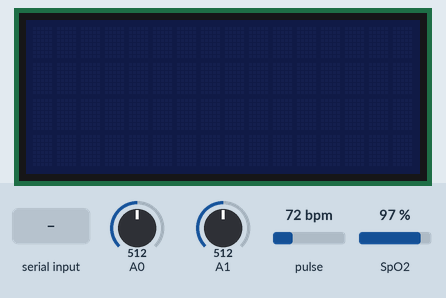
Simulated run of this sketch. Board: Arduino Uno, built with avr-gcc and run on an emulated ATmega328P. Shown: 16×4 character LCD. The test bench sets the inputs (shaded band); at power-on: SpO2 97 %, A0 = 512, A1 = 512, pulse 72 bpm. What the sketch prints to the serial monitor is not drawn.

Above: at 0.8 s.
0.9 s: "1\n" received over Serial
At 2.0 s:
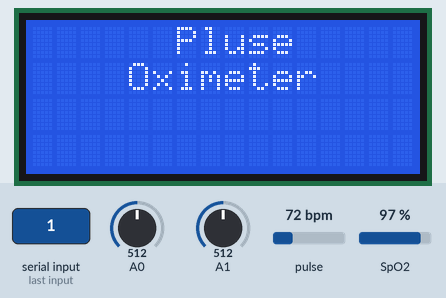
3.9 s: SpO2 set to 94 %
At 5.3 s:
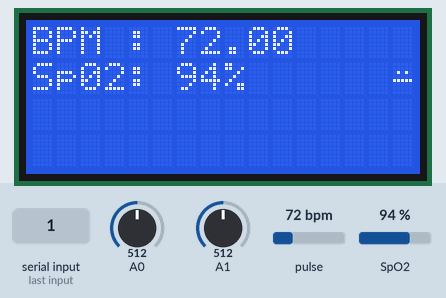
6.9 s: SpO2 set to 100 %
At 7.3 s:
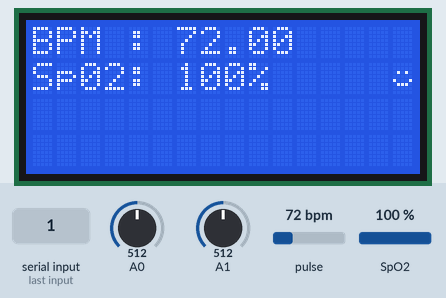
15.9 s: SpO2 set to 80 %
At 16.4 s:
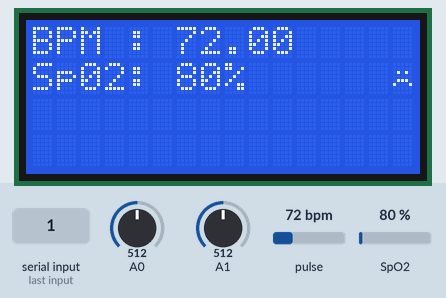
Timing chart, 0 to 18.9 s (numbered marks = the images above; inputs shaded):
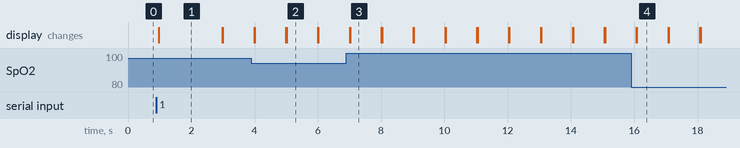

Measured:
- the behaviour switches between 96 and 95 % on SpO2 (found by bisection; images 1 and 2)
- after the input at 0.9 s, the display: changes after 0.07 s (image 1)
- after the input at 3.9 s, the display: first differs from a run without the input after 1.1 s (image 2)
- after the input at 6.9 s, the display: first changes after 0.10 s (image 3 shows a later state)
- after the input at 15.9 s, the display: first changes after 0.16 s (image 4 shows a later state)
- what the display in image 1 shows lasts 2.0 s, from 1.0 s to 3.0 s

The sketch:

final.ino
```cpp
//scientist BENIELS LAB
/* CREATED BY: HOW TO ELECTRONICS | MODIFIED BY: SCIENTIST BENIELS  LAB */

#include <LiquidCrystal.h>
#include <Wire.h>
#include "MAX30100_PulseOximeter.h"
#include <SoftwareSerial.h>


#define REPORTING_PERIOD_MS     1000

const int rs = 12, en = 11, d4 = 5, d5 = 4, d6 = 3, d7 = 2;

int choice;

LiquidCrystal lcd(rs, en, d4, d5, d6, d7);


byte smile[] = {
  B00000,
  B00000,
  B01010,
  B00000,
  B10001,
  B01110,
  B00000,
  B00000
};
byte mod[] = {
  B00000,
  B00000,
  B01010,
  B00000,
  B11111,
  B00000,
  B00000,
  B00000
};
byte sad[] = {
  B00000,
  B00000,
  B01010,
  B00000,
  B01110,
  B10001,
  B00000,
  B00000
};

PulseOximeter pox;
uint32_t tsLastReport = 0;

void onBeatDetected()
{

  //  Serial.println("Beat!!!");

}

void setup()
{
  Serial.begin(9600);

  pinMode(9, INPUT); // Setup for leads off detection LO +
  pinMode(10, INPUT); // Setup for leads off detection LO -

  Serial.println("press 1 for pluse oximeter\npress 2 for temperature\npress 3 for ECG monitoring\nEnter your choice : ");
  while (Serial.available() == 0) {}
  choice = Serial.parseInt();

  if (choice == 1) {

    lcd.begin(16, 4);

    lcd.createChar(1 , smile);
    lcd.createChar(2 , mod);
    lcd.createChar(3 , sad);
    lcd.setCursor(0, 0);
    lcd.print("      Pluse");
    lcd.setCursor(0, 1);
    lcd.print("    Oximeter");
    delay(2000);

    if (!pox.begin()) {
      Serial.println("FAILED");
      for (;;);
    }
    else {
      Serial.println("SUCCESS");
    }
    pox.setIRLedCurrent(MAX30100_LED_CURR_7_6MA);

    pox.setOnBeatDetectedCallback(onBeatDetected);

  }

  if (choice == 2) {

    // initialize serial communication at 9600 bits per second:
    lcd.print("LM35 Test");
    delay(1000);
  }

  if (choice == 3) {
    lcd.print("ECG Test");
    delay(1000);
  }
}

void loop()
{
  if (choice == 1) {
    pox.update();
    if (millis() - tsLastReport > REPORTING_PERIOD_MS) {

      lcd.clear();
      lcd.setCursor(0 , 0);
      lcd.print("BPM : ");
      lcd.print(pox.getHeartRate());
      lcd.setCursor(0 , 1);
      lcd.print("Sp02: ");
      lcd.print(pox.getSpO2());
      lcd.print("%");
      tsLastReport = millis();

      int sensorValue = analogRead(A0);
      // Convert the analog reading (which goes from 0 - 1023) to a voltage (0 - 5V):
      float voltage = sensorValue * (5.0 / 1023.0);
      float temperature = voltage * 100;

      // print out the value you read:
      //  Serial.println("Voltage : ");
      //  Serial.println(voltage);
      //  Serial.println("Temperature : ");

    //Wait for a bit to keep serial data from saturating
      Serial.print(temperature);
      Serial.print(",");
      Serial.print(pox.getSpO2());
      Serial.print("#");
      Serial.println(analogRead(A1));
      delay(20);
      //      Serial.println(pox.getHeartRate()); //  serial monitor printing

      if (pox.getSpO2() >= 96) {
        lcd.setCursor(15 , 1);
        lcd.write(1);
      }
      else if (pox.getSpO2() <= 95 && pox.getSpO2() >= 91) {
        lcd.setCursor(15 , 1);
        lcd.write(2);
      }
      else if (pox.getSpO2() <= 90) {
        lcd.setCursor(15 , 1);
        lcd.write(3);
      }

    }
  }
  else if (choice == 2) {
    // read the input on analog pin 0:
    int sensorValue = analogRead(A0);
    // Convert the analog reading (which goes from 0 - 1023) to a voltage (0 - 5V):
    float voltage = sensorValue * (5.0 / 1023.0);
    float temperature = voltage * 100;

    // print out the value you read:
    //  Serial.println("Voltage : ");
    //  Serial.println(voltage);
    //  Serial.println("Temperature : ");
    Serial.println(temperature);
    delay(500);

    lcd.setCursor(0, 1);
    lcd.print("T :");
    lcd.print(temperature);
    lcd.print((char)223);
    lcd.print("C");
    delay(500);
  }

  else if (choice == 3) {
    if ((digitalRead(9) == 1) || (digitalRead(10) == 1)) {
      Serial.println('!');
    }
    else {
      // send the value of analog input 0:
      Serial.println(analogRead(A1));
    }
    //Wait for a bit to keep serial data from saturating
    delay(20);
  }
}
```
